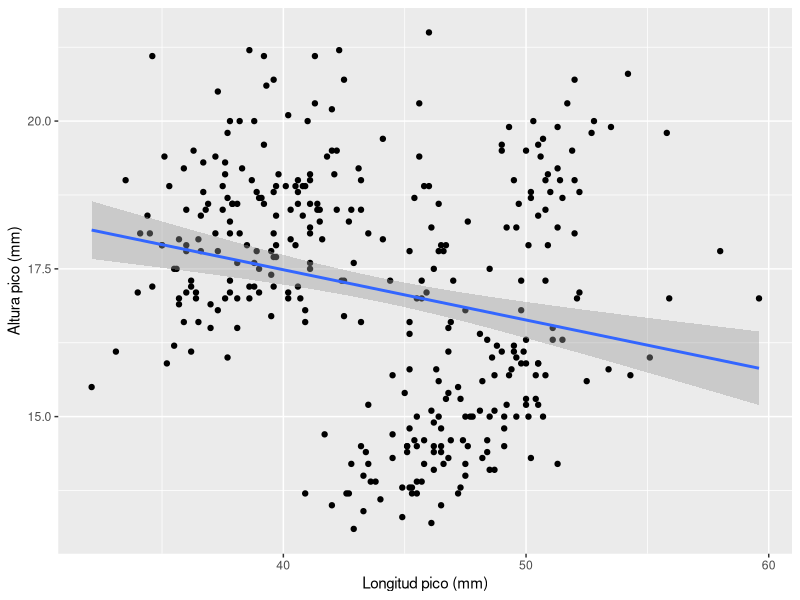
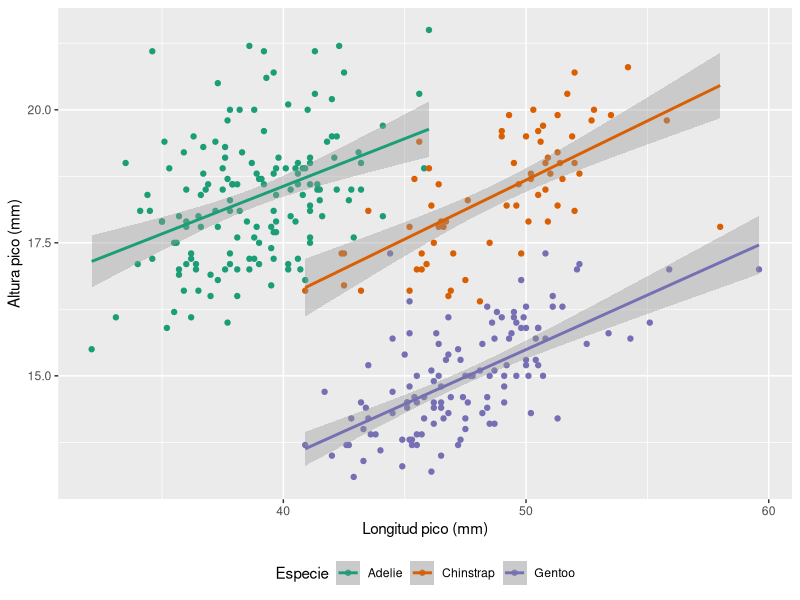

The R source for these figures, in order:
## ---- chunk 1
#| label: cargar-paquetes
#| message: false
library(tidyverse)
## ---- chunk 2
#| label: fig-asociacion-global
#| fig-cap: "Asociación global entre longitud y altura del pico en pingüinos sin desagregar por especie."
#| warning: false
penguins |>
  ggplot(
    mapping = aes(
      x = bill_len,
      y = bill_dep
    )
  ) +
  geom_point() +
  geom_smooth(
    method = "lm"
  ) +
  labs(
    x = "Longitud pico (mm)",
    y = "Altura pico (mm)"
  )
## ---- chunk 3
#| label: fig-asociacion-especie
#| fig-cap: "Asociación entre longitud y altura del pico desagregada por especie (*Adélie*, *Chinstrap*, *Gentoo*)."
#| warning: false
penguins |>
  ggplot(
    mapping = aes(
      x = bill_len,
      y = bill_dep,
      color = species,
      group = species
    )
  ) +
  geom_point() +
  geom_smooth(
    method = "lm"
  ) +
  scale_color_brewer(
    type = "qual",
    palette = "Dark2"
  ) +
  labs(
    x = "Longitud pico (mm)",
    y = "Altura pico (mm)",
    color = "Especie"
  ) +
  theme(
    legend.position = "bottom"
  )
